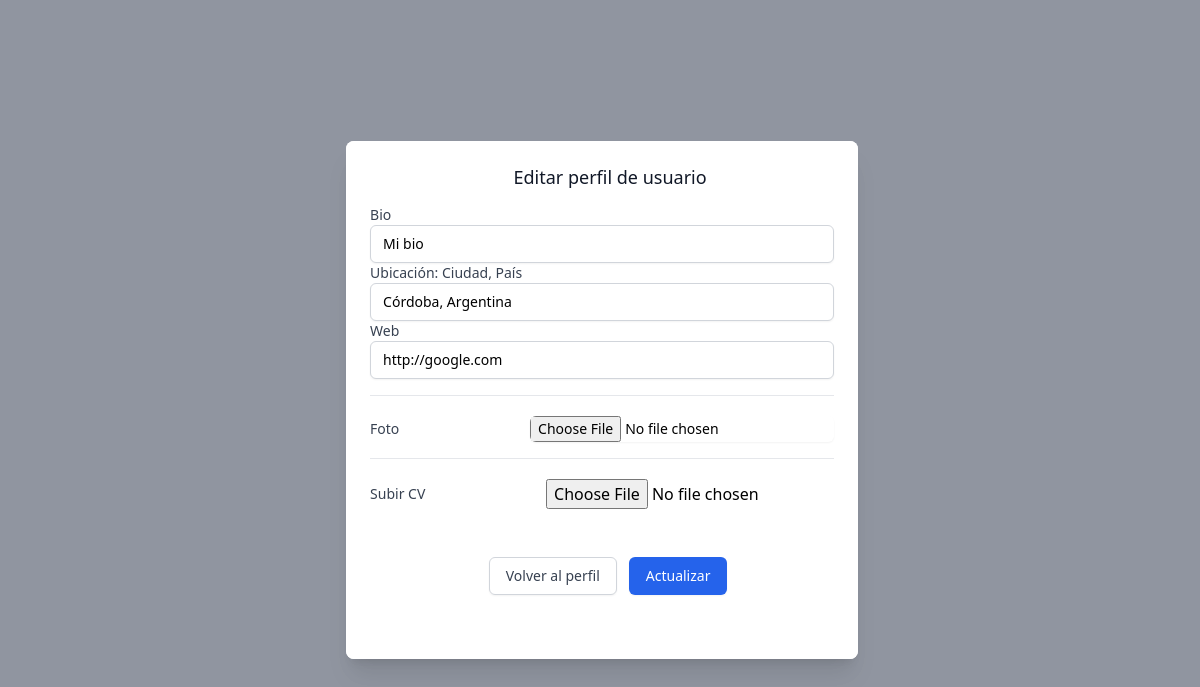
The page /edit-profile/7 (signed in) on the database its author committed.
### home/models.py (models this page shows, shortened)
class UserProfile(models.Model):
    user = models.OneToOneField(User, primary_key=True, on_delete=models.CASCADE, related_name='profile')
    is_professional = models.BooleanField(default=True)
    avatar = models.ImageField(default='users/user-default-profile.png', upload_to='user_directory_path_profile')
    bio = models.TextField(max_length=300, null=True, blank=True)
    date_created = models.DateField(auto_now_add=True)
    url = models.CharField(max_length=100, null=True, blank=True)
    location = models.CharField(max_length=50, null=True, blank=True)
    cv = models.FileField(blank=True, upload_to='user_directory_path_profile_cv')
    job_offer_id = models.ManyToManyField(Offer, blank=True)

### home/views.py (the view, shortened to what this page needs)
# urls.py: path('edit-profile/<pk>', views.EditUserProfile.as_view(), name='edit-profile'),
class EditUserProfile(UpdateView):
    model = UserProfile
    form_class = EditUserProfileForm
    template_name = "home/edit-profile.html"
    success_message = "Usuario actualizado correctamente"

### home/templates/home/edit-profile.html (shortened to what this page needs)
{% extends "./base-profile.html" %}
{% load static %}
{% load static tailwind_tags %}
{% load tailwind_filters %}
{% block extra_head %}
    {% tailwind_css %}
{% endblock %}
{% block body %}
<div class="fixed z-10 inset-0 overflow-y-auto" aria-labelledby="modal-title" role="dialog" aria-modal="true">
    <div class="flex items-end justify-center min-h-screen pt-4 px-4 pb-20 text-center sm:block sm:p-0">
        <div class="relative inline-block align-bottom bg-white rounded-lg text-left overflow-hidden shadow-xl transform transition-all sm:my-8 sm:align-middle sm:max-w-lg sm:w-full">
            <div class="bg-white px-4 pt-5 pb-4 sm:p-6 sm:pb-4">
                <div class="mt-3 text-center sm:mt-0 sm:ml-4 sm:text-center">
                    <h3 class="text-lg leading-6 font-medium text-gray-900" id="modal-title">Editar perfil de usuario</h3>
                </div>
                <form class="form-horizontal dark:text-dark-txt" method="post"  enctype="multipart/form-data">
                        <div class="mt-4">
                            <label for="bio" class="block text-sm font-medium dark:text-dark-txt text-gray-700">
                            Bio
                            </label>
                            {{form.bio}}
                            <label for="city" class="block text-sm font-medium dark:text-dark-txt text-gray-700">
                            Ubicación: Ciudad, País
                            </label>
                            {{form.location}}
                            <label for="url" class="block text-sm font-medium dark:text-dark-txt text-gray-700">
                            Web
                            </label>
                            {{form.url}}
                        </div>
                        <div class="mt-4 sm:grid sm:grid-cols-3 sm:gap-4 sm:items-center sm:border-t dark:border-dark-third  border-gray-200 sm:pt-5">
                            <label for="photo" class="block text-sm font-medium dark:text-dark-txt text-gray-700">
                                Foto
                            </label>
                            <div class="mt-1 sm:mt-0 sm:col-span-2">
                                <div class="flex items-center">
                                    {{form.avatar}}
                                </div>
                            </div>
                        </div>
                        <div class="mt-4 sm:grid sm:grid-cols-3 sm:gap-4 sm:items-center sm:border-t dark:border-dark-third  border-gray-200 sm:pt-5">
                            <label for="photo" class="block text-sm font-medium dark:text-dark-txt text-gray-700">
                                Subir CV
                            </label>
                            <div class="mt-1 sm:mt-0 sm:col-span-2">
                                <div class="flex items-center">
                                    {{form.cv}}
                                </div>
                            </div>
                        </div>
                        <div class="min-h-full flex items-center justify-center py-12 px-4 sm:px-6 lg:px-8">
                            <a href="{% url 'home:user-profile' user.id %}" class="mt-3 w-full inline-flex justify-center rounded-md border border-gray-300 shadow-sm px-4 py-2 bg-white text-base font-medium text-gray-700 hover:bg-gray-50 focus:outline-none focus:ring-2 focus:ring-offset-2 focus:ring-indigo-500 sm:mt-0 sm:ml-3 sm:w-auto sm:text-sm">Volver al perfil</a>
                            <button type="submit" class="w-full inline-flex justify-center rounded-md border border-transparent shadow-sm px-4 py-2 bg-blue-600 text-base font-medium text-white hover:bg-blue-700 focus:outline-none focus:ring-2 focus:ring-offset-2 focus:ring-blue-500 sm:ml-3 sm:w-auto sm:text-sm">Actualizar</button>
                        </div>
                    </form>
                </div>
            </div>
        </div>
    </div>
{% endblock %}

### rows shown on the page
UserProfile: bio "Mi bio", location "Córdoba, Argentina", url "http://google.com"
